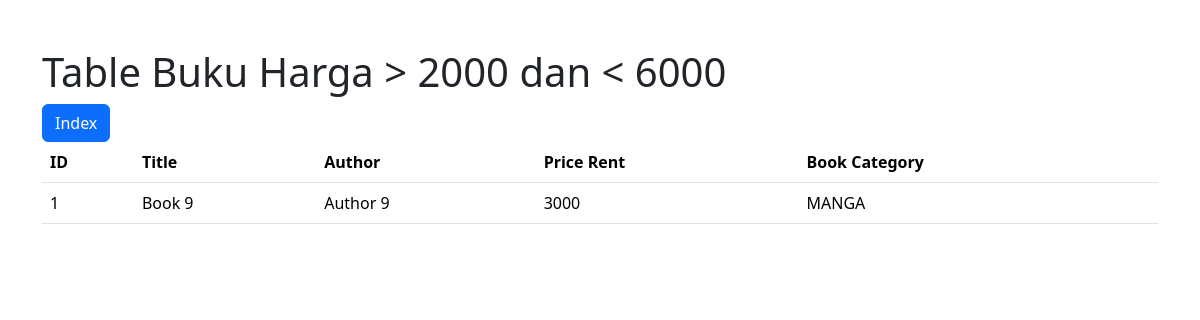
/test6/table3.php, run on the app's committed database.
### tables this page shows
CREATE TABLE Buku (
    Id BIGINT PRIMARY KEY,
    Title VARCHAR(100) NOT NULL,
    Author VARCHAR(100),
    Price_rent NUMERIC CHECK (Price_rent > 0),
    Book_category VARCHAR(10) CHECK (Book_category IN ('MANGA', 'NOVEL', 'MAGAZINE'))
);

### test6/table3.php (the view, shortened to what this page needs)
<?php
include 'connect.php';
?>
<!doctype html>
<html lang="en">
<head>
    <link href="https://cdn.jsdelivr.net/npm/bootstrap@5.3.2/dist/css/bootstrap.min.css" rel="stylesheet"
 />
</head>
<body>
    <div class="container mt-5">
        <div class="table-responsive">
            <h1>Table Buku Harga > 2000 dan < 6000</h1>
            <a
                name=""
                id=""
                class="btn btn-primary"
                href="index.php"
                role="button"
                >Index</a
            >
            <?php
            $query = 'SELECT * FROM Buku where price_rent between 2000 and 6000;';
            $stmt = $conn->query($query);
            $rows = $stmt->fetchAll(PDO::FETCH_ASSOC);
            ?>
            <table class="table">
                <thead>
                    <tr>
                        <th scope="col">ID </th>
                        <th scope="col">Title</th>
                        <th scope="col">Author</th>
                        <th scope="col">Price Rent</th>
                        <th scope="col">Book Category</th>
                    </tr>
                </thead>
                <tbody>
                    <?php
                    foreach ($rows as $key => $value) {
                        echo '<tr>';
                        echo '<td>' . ($key + 1) . '</td>';
                        echo '<td>' . $value['Title'] . '</td>';
                        echo '<td>' . $value['Author'] . '</td>';
                        echo '<td>' . $value['Price_rent'] . '</td>';
                        echo '<td>' . $value['Book_category'] . '</td>';
                        echo '</tr>';
                    }
                    ?>
                </tbody>
            </table>
        </div>
    </div>
</body>
</html>

### data on the page
buku: Title "Book 9", Author "Author 9", Price_rent "3000", Book_category "MANGA"
